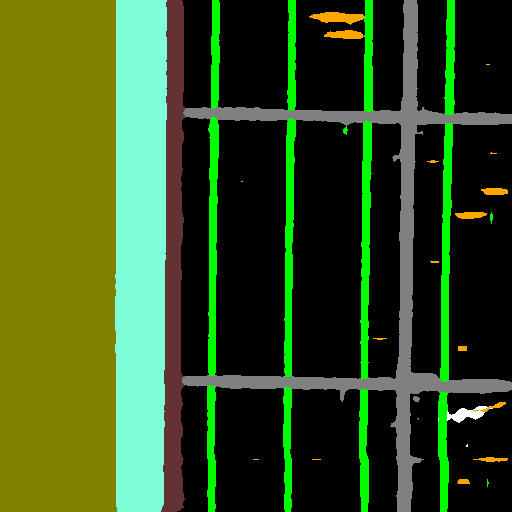
#> input picture debug_val_pred_epoch1.png, 512 x 512 px
$ python tempass.py --mask_dir .
#> lines starting #> are read from the running program, lines starting #| are printed output that depends on the picture
import os
from collections import defaultdict
from PIL import Image
import numpy as np
from tqdm import tqdm

def compute_pixel_frequencies(mask_folder):
#> called with mask_folder = '.'
    freq_dict = defaultdict(int)

    mask_files = [f for f in os.listdir(mask_folder) if f.lower().endswith(('.png', '.jpg', '.jpeg'))]

    for file in tqdm(mask_files, desc="Processing masks"):
        mask_path = os.path.join(mask_folder, file)
        mask = Image.open(mask_path).convert("L")  # ensure grayscale
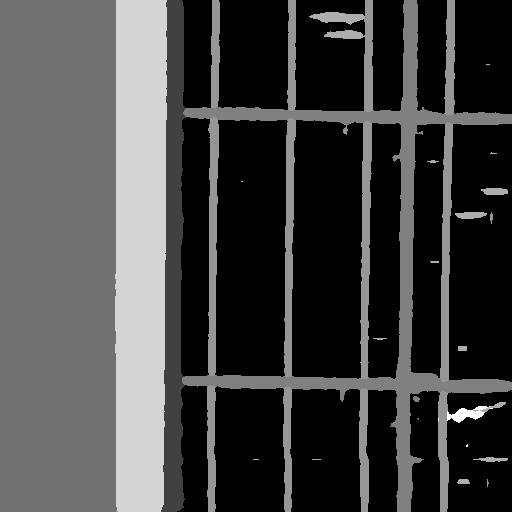
#> mask: PIL image 512x512 L; min 0, max 255, mean 66
        mask_np = np.array(mask)

        unique, counts = np.unique(mask_np, return_counts=True)
#> unique = [0, 65, 113, 128, 150, 173, 212, 255]; counts = [136021, 8671, 59342, 14993, 15974, 1428, 25355, 360]
        for cls, count in zip(unique, counts):
            freq_dict[int(cls)] += int(count)
#> this loop made 8 passes
#> (cls, count) on passes 1 to 8: (0, 136021), (65, 8671), (113, 59342), (128, 14993), (150, 15974), (173, 1428), (212, 25355), (255, 360)
#> after the loop, freq_dict = {0: 136021, 65: 8671, 113: 59342, 128: 14993, 150: 15974, 173: 1428, 212: 25355, 255: 360}

    return dict(sorted(freq_dict.items()))

if __name__ == "__main__":
    import argparse

    parser = argparse.ArgumentParser(description="Compute pixel frequency per class from grayscale masks.")
    parser.add_argument('--mask_dir', type=str, required=True, help="Path to grayscale mask images directory")
    args = parser.parse_args()

    result = compute_pixel_frequencies(args.mask_dir)
#> result = 242 items

    print("\n[📊] Pixel Frequency Per Class:")
    for k, v in result.items():
        print(f"Class {k:>2}: {v:,} pixels")
#> this loop made 242 passes
#> v on passes 1 to 3: 136022, 2, 4
#| Class  0: 136,022 pixels
#| Class  2: 2 pixels
#| Class  3: 4 pixels
#| Class  4: 27 pixels
#| Class  5: 81 pixels
#| Class  6: 170 pixels
#| Class  7: 276 pixels
#| Class  8: 440 pixels
#> (further printed lines are left out)
